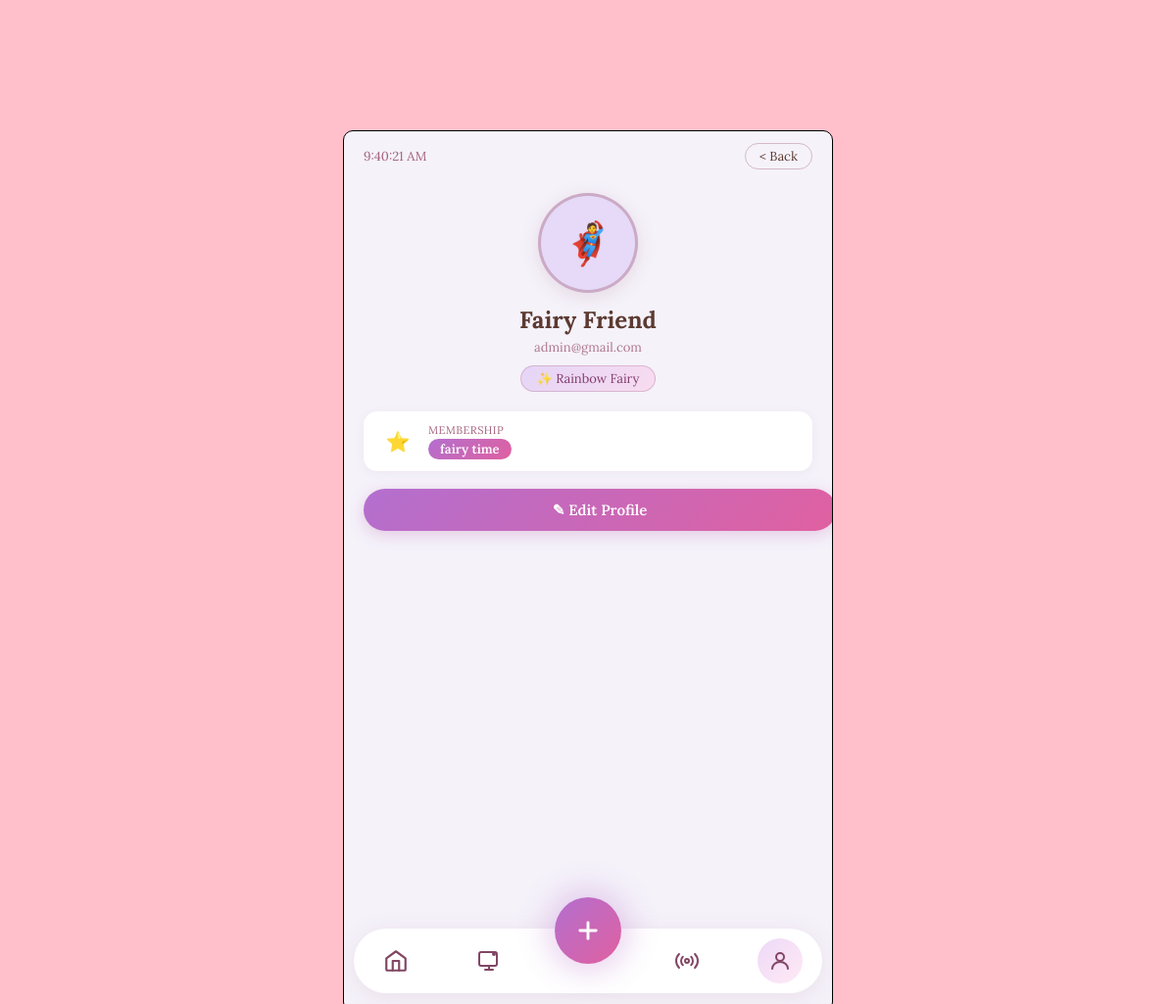
Page /profile/ (signed in) on the earlier database version.
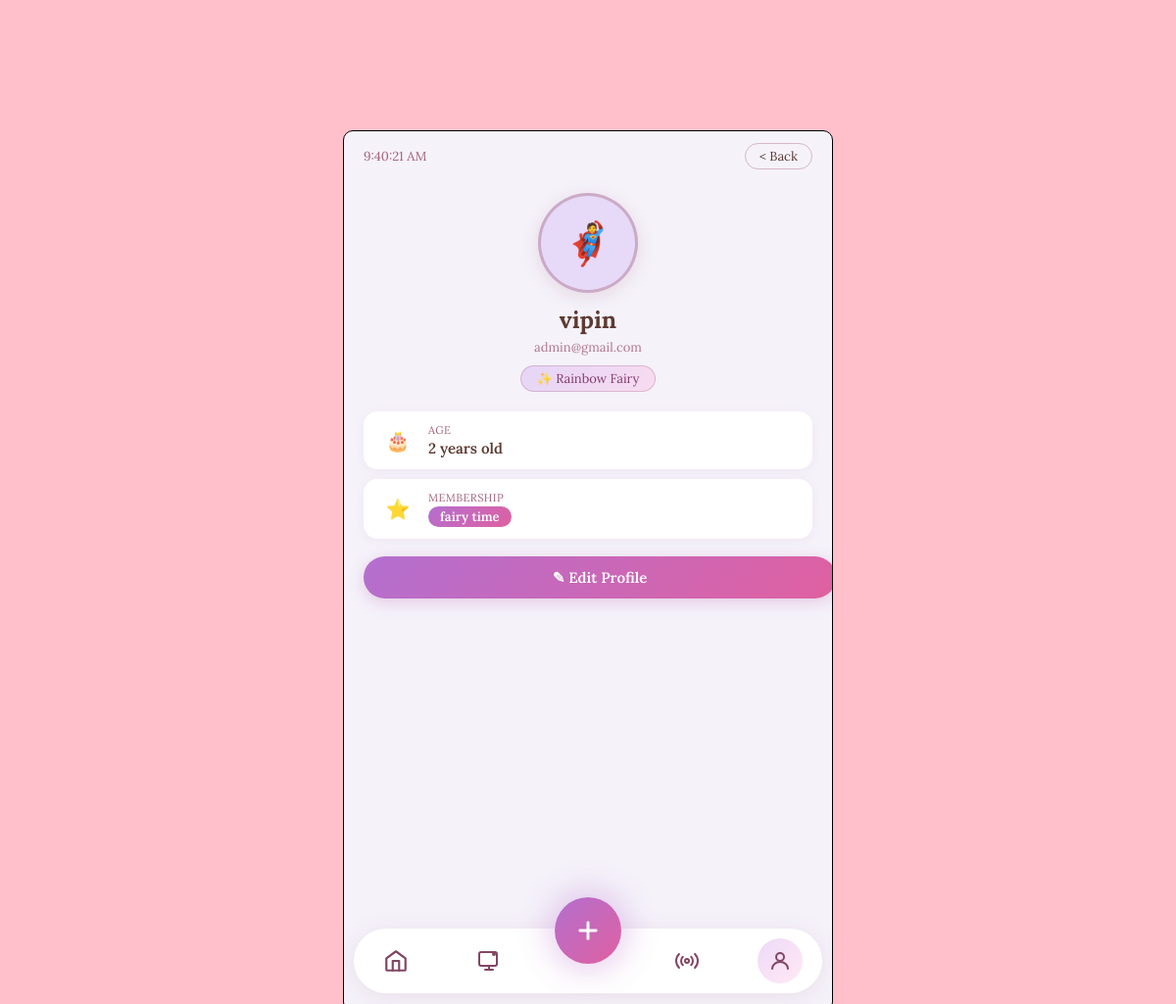
Same page on the later database version.
### login/models.py (models this page shows, shortened)
class User(AbstractBaseUser, PermissionsMixin):
    USER_TYPES = (
        (1, 'SuperAdmin'),
        (2, 'Admin'),
        (3, 'User'),
    )
    user_type = models.PositiveSmallIntegerField(
    choices=USER_TYPES,
    default=3
     )
    username = models.CharField(max_length=100, null=True, blank=True)
    email = models.EmailField(unique=True)
    verification_token = models.CharField(max_length=100, null=True, blank=True)
    child_age = models.IntegerField(null=True, blank=True)
    child_name = models.CharField(max_length=100, null=True, blank=True)
    profile_picture = models.ImageField(upload_to='profile_pics/', null=True, blank=True)
    is_verified = models.BooleanField(default=False)
    is_staff = models.BooleanField(default=False)
    is_active = models.BooleanField(default=True)
    objects = CustomUserManager()
    FAIRY_TYPES = (
        (1, 'Rainbow Fairy'),
        (2, 'Heart Fairy'),
        (3, 'Rainbow Unicorn '),
        (4, 'Star Fairy'),
        (5, 'Heart Unicorn'),
        (6, 'Fairy Wand'),
    )
    court_type = models.PositiveSmallIntegerField(
        choices=FAIRY_TYPES,
        default=1
    )
    MEMBERSHIP_TYPES = (
        (1, 'fairy time'),
        (2, 'fairy circle'),
        (3, 'fairy world'),
    )
    membership_type = models.PositiveSmallIntegerField(
        choices=MEMBERSHIP_TYPES,
        default=1
    )
    USERNAME_FIELD = 'email'
    REQUIRED_FIELDS = []

### login/views.py (the view)
# urls.py: path('profile/', views.profile_page, name='profile_page'),
def profile_page(request):
    return render(request, 'profilepage.html')

### login/templates/profilepage.html (shortened to what this page needs)
<!DOCTYPE html>
<html>
<head>
    {% load static %}
    <link rel="stylesheet" href="{% static 'members/profilepage.css' %}">
</head>
<body>
<div class="container">
    <div class="top">
        <p id="current-time"></p>
        <button id="back_button" onclick="history.back()">&lt; Back</button>
    </div>
    <div class="profile-hero">
        <div class="avatar-wrap">
            {% if request.user.profile_picture %}
                <img src="{{ request.user.profile_picture.url }}" alt="Profile picture">
            {% else %}
                <span class="avatar-placeholder">&#129464;</span>
            {% endif %}
        </div>
        <h2 class="profile-name">{{ request.user.child_name|default:"Fairy Friend" }}</h2>
        <p class="profile-email">{{ request.user.email }}</p>
        <span class="court-badge">&#10024; {{ request.user.get_court_type_display }}</span>
    </div>
    <div class="profile-cards">
        {% if request.user.child_age %}
        <div class="info-card">
            <span class="info-icon">&#127874;</span>
            <div>
                <p class="info-label">Age</p>
                <p class="info-value">{{ request.user.child_age }} years old</p>
            </div>
        </div>
        {% endif %}
        <div class="info-card">
            <span class="info-icon">&#11088;</span>
            <div>
                <p class="info-label">Membership</p>
                <p class="info-value">
                    <span class="membership-pill">{{ request.user.get_membership_type_display }}</span>
                </p>
            </div>
        </div>
    </div>
    <a href="{% url 'edit_profile' %}" class="edit-btn">&#9998; Edit Profile</a>
    <div class="bottom-nav">
        <div class="bottom-nav-bar">
            <a href="{% url 'main_page' %}" class="nav-item">
                <div class="nav-icon-wrap">
                    <svg width="26" height="26" viewBox="0 0 24 24" fill="none" stroke="currentColor" stroke-width="2" stroke-linecap="round" stroke-linejoin="round"><path d="M3 9.5L12 3l9 6.5V20a1 1 0 0 1-1 1H4a1 1 0 0 1-1-1V9.5z"/><polyline points="9 21 9 12 15 12 15 21"/></svg>
                </div>
            </a>
            <a href="#" class="nav-item">
                <div class="nav-icon-wrap">
                </div>
            </a>
            <a href="{% url 'podcast' %}" class="nav-item">
                <div class="nav-icon-wrap">
                </div>
            </a>
            <a href="{% url 'profile_page' %}" class="nav-item">
                <div class="nav-icon-wrap active-wrap">
                    <svg width="24" height="24" viewBox="0 0 24 24" fill="none" stroke="currentColor" stroke-width="2" stroke-linecap="round" stroke-linejoin="round"><circle cx="12" cy="8" r="4"/><path d="M4 20c0-4 3.6-7 8-7s8 3 8 7"/></svg>
                </div>
            </a>
        </div>
        <button class="nav-plus-btn">
            <svg width="28" height="28" viewBox="0 0 24 24" fill="none" stroke="white" stroke-width="2.5" stroke-linecap="round"><line x1="12" y1="5" x2="12" y2="19"/><line x1="5" y1="12" x2="19" y2="12"/></svg>
        </button>
    </div>
</div>
</body>
</html>

### login/static/members/profilepage.css (style rules this page uses)
body { background-color: pink; font-family: "Lora", serif; }
.container { position: absolute; top: 50%; left: 50%; transform: translate(-50%, -50%); margin: 0; background-color: rgb(245, 242, 250); border: 1px solid black; border-radius: 10px; height: 900px; width: 500px; padding-left: 20px; padding-right: 20px; padding-bottom: 100px; margin-top: 70px; margin-bottom: 250px; overflow: hidden; box-sizing: border-box; }
.top { display: flex; justify-content: space-between; align-items: center; padding-top: 12px; }
#current-time { color: rgb(163, 98, 123); margin: 0; font-size: 13px; }
#back_button { background: none; border: 1px solid rgba(163, 98, 123, 0.4); color: rgb(92, 58, 49); font-family: "Lora", serif; font-size: 13px; border-radius: 20px; padding: 4px 14px; cursor: pointer; transition: background 0.2s; }
.profile-hero { display: flex; flex-direction: column; align-items: center; margin-top: 24px; margin-bottom: 8px; }
.avatar-wrap { width: 96px; height: 96px; border-radius: 50%; background: rgb(230, 218, 248); border: 3px solid rgba(163, 98, 123, 0.4); overflow: hidden; display: flex; align-items: center; justify-content: center; margin-bottom: 12px; box-shadow: 0 4px 18px rgba(163, 98, 123, 0.18); }
.avatar-placeholder { font-size: 42px; }
.profile-name { color: rgb(92, 58, 49); font-size: 24px; font-weight: 700; margin: 0 0 4px 0; }
.profile-email { color: rgb(163, 98, 123); font-size: 13px; margin: 0; opacity: 0.85; }
.court-badge { display: inline-block; margin-top: 10px; padding: 4px 16px; background: linear-gradient(135deg, rgba(200, 160, 240, 0.35), rgba(255, 180, 220, 0.35)); border: 1px solid rgba(163, 98, 123, 0.3); border-radius: 20px; color: rgb(130, 60, 110); font-size: 13px; font-family: "Lora", serif; }
.profile-cards { margin-top: 20px; display: flex; flex-direction: column; gap: 10px; }
.info-card { background: white; border-radius: 14px; padding: 12px 18px; display: flex; align-items: center; gap: 14px; box-shadow: 0 2px 10px rgba(163, 98, 123, 0.08); }
.info-icon { font-size: 20px; flex-shrink: 0; width: 34px; text-align: center; }
.info-label { font-size: 11px; color: rgb(163, 98, 123); margin: 0 0 2px 0; letter-spacing: 0.04em; text-transform: uppercase; }
.info-value { font-size: 15px; color: rgb(92, 58, 49); margin: 0; font-weight: 600; }
.membership-pill { display: inline-block; padding: 2px 12px; border-radius: 12px; font-size: 13px; font-weight: 600; background: linear-gradient(135deg, #b36fcf, #e060a0); color: white; }
.edit-btn { display: block; width: calc(100% - 0px); margin-top: 18px; padding: 12px; background: linear-gradient(135deg, #b36fcf, #e060a0); color: white; border: none; border-radius: 30px; font-family: "Lora", serif; font-size: 15px; font-weight: 600; cursor: pointer; text-align: center; text-decoration: none; box-shadow: 0 4px 16px rgba(180, 80, 160, 0.25); transition: opacity 0.2s, transform 0.1s; }
.bottom-nav { position: absolute; bottom: 18px; left: 0; width: 100%; display: flex; justify-content: center; align-items: flex-end; z-index: 5; pointer-events: none; }
.bottom-nav-bar { display: flex; align-items: center; background: white; border-radius: 40px; padding: 10px 20px; gap: 10px; box-shadow: 0 4px 24px rgba(163, 98, 123, 0.13); width: 88%; justify-content: space-between; pointer-events: all; }
.nav-item { text-decoration: none; color: rgb(130, 70, 100); display: flex; align-items: center; justify-content: center; }
.nav-icon-wrap { width: 46px; height: 46px; display: flex; align-items: center; justify-content: center; border-radius: 50%; color: rgb(130, 70, 100); }
.active-wrap { background: linear-gradient(135deg, rgba(220, 180, 240, 0.5), rgba(255, 200, 230, 0.4)); }
.nav-plus-btn { position: absolute; bottom: 30px; left: 50%; transform: translateX(-50%); width: 68px; height: 68px; border-radius: 50%; background: linear-gradient(135deg, #b36fcf, #e060a0); border: none; cursor: pointer; display: flex; align-items: center; justify-content: center; box-shadow: 0 0 28px 10px rgba(180, 100, 200, 0.25); pointer-events: all; transition: transform 0.2s, box-shadow 0.2s; }

Differences in the rows shown:
changed User "admin@gmail.com": user.child_name "Fairy Friend" → "vipin"; child_age empty → 2 (drawn); user.child_age (not shown) → "2"
Other differences:
text now shown: "🎂 AGE years old"
